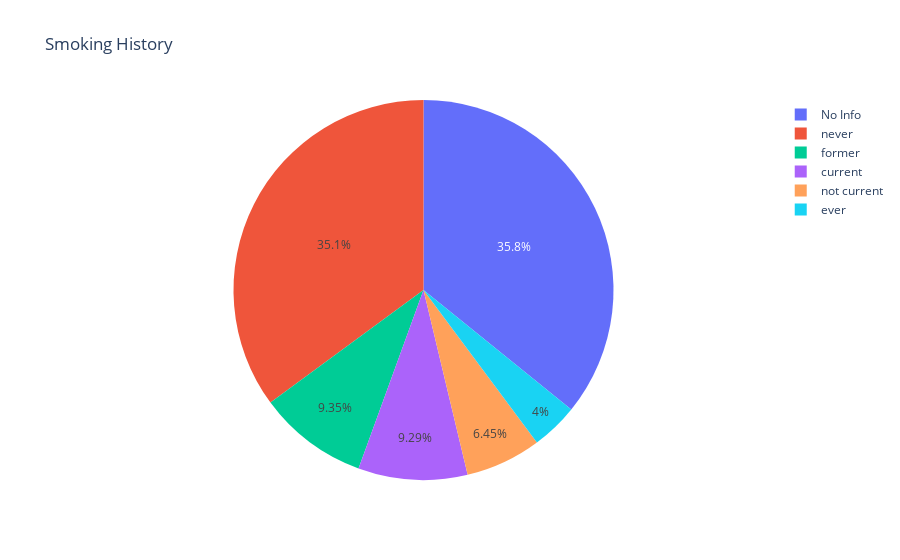

The notebook cell saved with this chart:
### Code cell
pie_graph(df,'Smoking History', 'smoking_history')

### Figure 1 — Plotly figure (JSON) as saved in the notebook; plotly's stock layout.template omitted (floating-point values rounded to 4 significant figures)
{"data": [{"labels": ["No Info", "never", "former", "current", "not current", "ever"], "type": "pie", "values": [35816, 35095, 9352, 9286, 6447, 4004]}], "layout": {"title": {"text": "Smoking History"}}}
